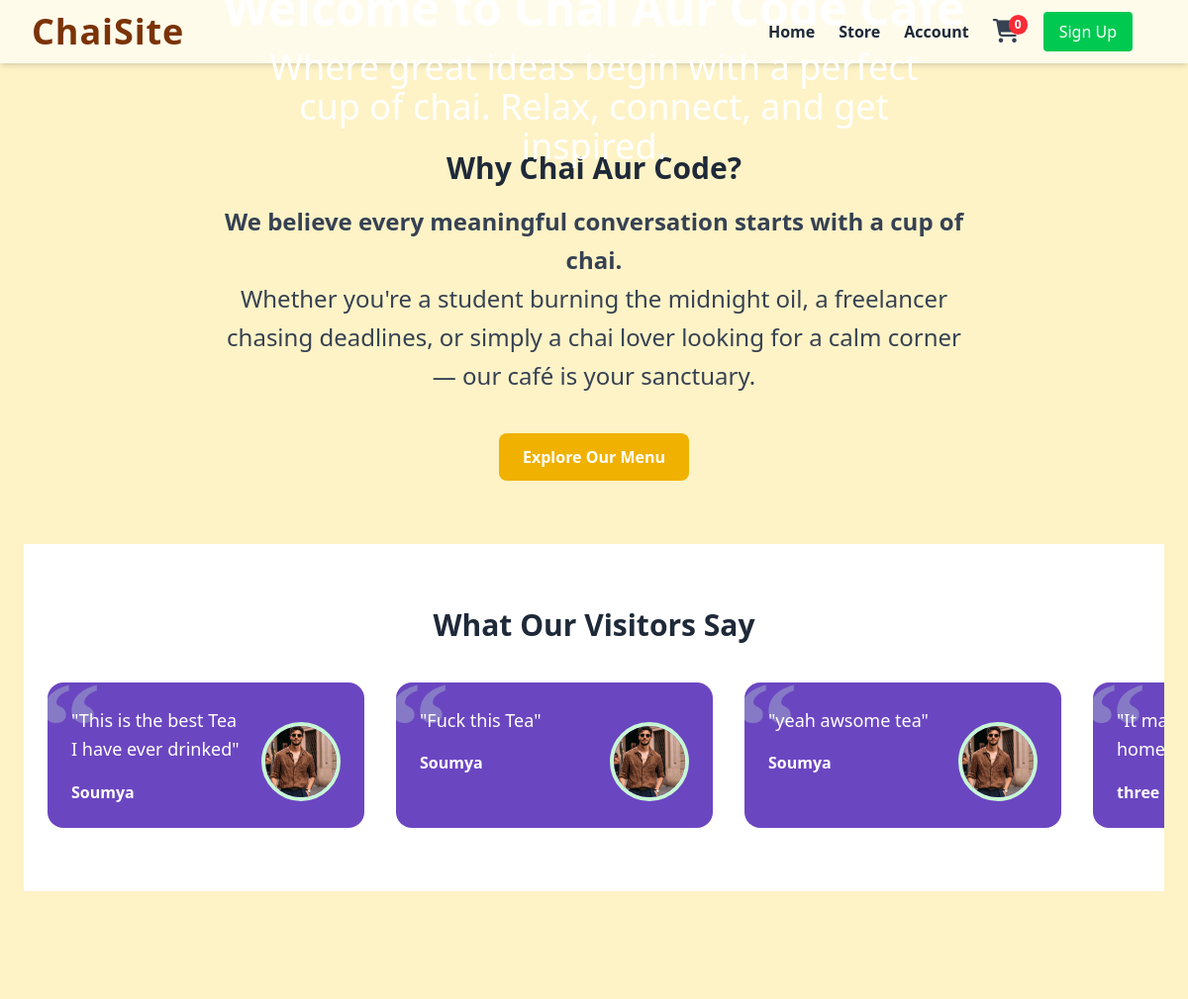
/ (upper part), run on an earlier commit of the app's database.
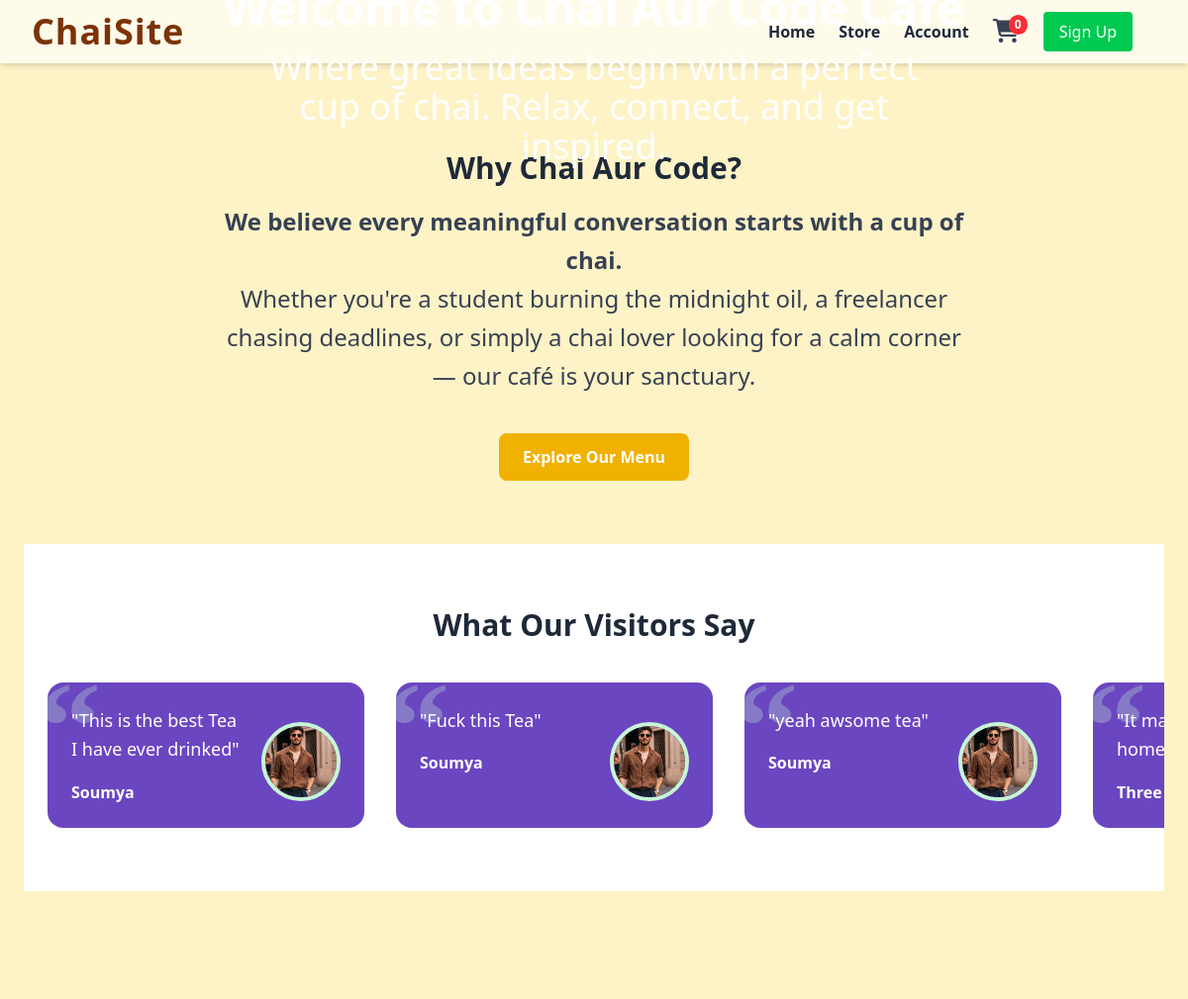
And on a later commit of the database.
### chai/models.py (models this page shows, shortened)
class ChaiReview(models.Model):
    chai = models.ForeignKey(ChaiVariety, on_delete=models.CASCADE, related_name='reviews')
    user=models.ForeignKey(User,on_delete=models.CASCADE)
    rating = models.IntegerField(
        choices=[(i, str(i)) for i in range(1, 6)],
        default=5
    )
    comment=models.TextField()
    created_at = models.DateTimeField(auto_now_add=True)

### Accounts/models.py (models this page shows, shortened)
class Profile(models.Model):
    user = models.OneToOneField(User, on_delete=models.CASCADE)
    profile_image = models.ImageField(upload_to='profile/', null=True, blank=True)
    email=models.EmailField(null=True,blank=True)

### Project_2/views.py (the view)
# urls.py: 2. Add a URL to urlpatterns:  path('', views.home, name='home')
def home(request):
    reviews=ChaiReview.objects.all()
    return render(request,'index.html',{
        'reviews':reviews
    })

### cart/context.py (called while the page is built)
def cart_context(request):
    if request.user.is_authenticated:
        cart = Cart.objects.filter(user=request.user).first()
    else:
        cart = None
    return {'cart': cart}

### templates/index.html (shortened to what this page needs)
{% extends "layout.html" %}
{% load static %}
{% load static tailwind_tags %}
{% block content %}
<div class="relative bg-cover bg-center h-[80vh]" style="background-image: url({% static 'images/cafe-hero.png' %});">
    <div class="absolute inset-0 bg-opacity-50 flex flex-col justify-center items-center text-center px-4">
        <h1 class="text-white text-5xl font-bold mb-4">Welcome to Chai Aur Code Café</h1>
        <p class="text-white  max-w-2xl mb-6 text-4xl">
            Where great ideas begin with a perfect cup of chai. Relax, connect, and get inspired.
        </p>
    </div>
</div>
<section class="py-16 px-6 md:px-16 text-center">
    <h2 class="text-3xl font-semibold mb-4 text-gray-800">Why Chai Aur Code?</h2>
    <p class="text-xl md:text-2xl text-gray-700 leading-relaxed max-w-3xl mx-auto text-center ">
        <strong>We believe every meaningful conversation starts with a cup of chai.</strong><br>
        Whether you're a student burning the midnight oil, a freelancer chasing deadlines, or simply a chai lover looking for a calm corner — our café is your sanctuary.
        <br><br>
    </p>
    <a href="{% url 'all_chai'  %}">
    <button class="px-6 py-3 bg-yellow-500 text-white font-semibold rounded-lg hover:bg-yellow-600 transition">
            Explore Our Menu
    </button>
    </a>
</section>
<section class="bg-white py-16 overflow-hidden">
  <h2 class="text-3xl font-bold text-center text-gray-800 mb-10">What Our Visitors Say</h2>
  <div class="relative w-full">
    <div class="flex space-x-8 animate-scroll whitespace-nowrap px-6">
      {% for review in reviews %}
        <div class="relative inline-block w-80 bg-[#6B46C1] rounded-2xl p-6 text-left overflow-hidden flex-shrink-0">
          <span class="absolute top-0 left-0 text-9xl font-bold text-[#C6F6D5] opacity-30 leading-none" style="transform: translate(-10px, -20px); font-family: 'Georgia', serif;">“</span>
          <div class="flex items-start justify-between relative z-10">
            <div class="flex-grow pr-4">
              <p class="text-white text-lg leading-relaxed mb-4 whitespace-normal">"{{ review.comment }}"</p>
              <div class="font-semibold text-white mt-2">
                <p class="text-base">{{ review.user.username }}</p>
              </div>
            </div>
            <div class="flex-shrink-0 mt-4">
              <img src="{% if review.user.profile.profile_image %}{{ review.user.profile.profile_image.url }}{% else %}{% static 'images/default-avatar.jpg' %}{% endif %}"
                alt="Profile Image"
                class="w-20 h-20 rounded-full object-cover border-4 border-[#C6F6D5]" />
            </div>
          </div>
        </div>
      {% endfor %}
    </div>
  </div>
</section>
<section class="py-16 px-6 md:px-16">
    <div class="grid md:grid-cols-3 gap-12 text-center px-6 py-12 ">
    </div>
</section>
{% endblock content %}

### templates/layout.html (shortened to what this page needs)
{% load static tailwind_tags %}
<!DOCTYPE html>
<html lang="en">
<head>
  {% tailwind_css %}
  <link rel="stylesheet" href="https://cdnjs.cloudflare.com/ajax/libs/font-awesome/6.5.0/css/all.min.css">
</head>
<body class="bg-amber-100 text-gray-800">
  <nav class=" bg-amber-50 shadow-md">
    <div class="max-w-7xl mx-auto px-4 sm:px-6 lg:px-8">
      <div class="flex justify-between h-16 items-center">
        <a href="/" class="text-4xl font-bold text-amber-900 hover:text-amber-600 tracking-wide">
          ChaiSite
        </a>
        <div class="hidden md:flex items-center justify-end space-x-6 bg-amber-50 px-6 py-2 text-base">
          <a href="/" class="text-gray-800 hover:text-amber-600 font-semibold transition">Home</a>
          <a href="/chai/" class="text-gray-800 hover:text-amber-600 font-semibold transition">Store</a>
          <a href="/profile/" class="text-gray-800 hover:text-amber-600 font-semibold transition">Account</a>
          <div class="relative">
            <a href="/cart/">
              <i class="fas fa-shopping-cart text-2xl text-gray-700 hover:text-amber-600"></i>
            </a>
            <span id="cart-count" class="absolute -top-1 -right-2 bg-red-500 text-white text-xs font-bold px-1.5 py-0.5 rounded-full">
              0
            </span>
          </div>
          {% if not user.is_authenticated %}
            <a href="{% url 'Signup' %}" class="bg-green-500 hover:bg-green-600 text-white font-medium px-4 py-2 rounded transition">
              Sign Up
            </a>
          {% endif %}
        </div>
      </div>
    </div>
  </nav>
  <main class="p-6">
    {% block content %}
    {% endblock %}
  </main>
</body>
</html>

### templates/layout.html (style rules this page uses)
.animate-scroll { animation: scroll 30s linear infinite; }

What changed in the data, as far as the page shows it:
changed through a linked row, ChaiReview "It": user.username "three" → "Three"
